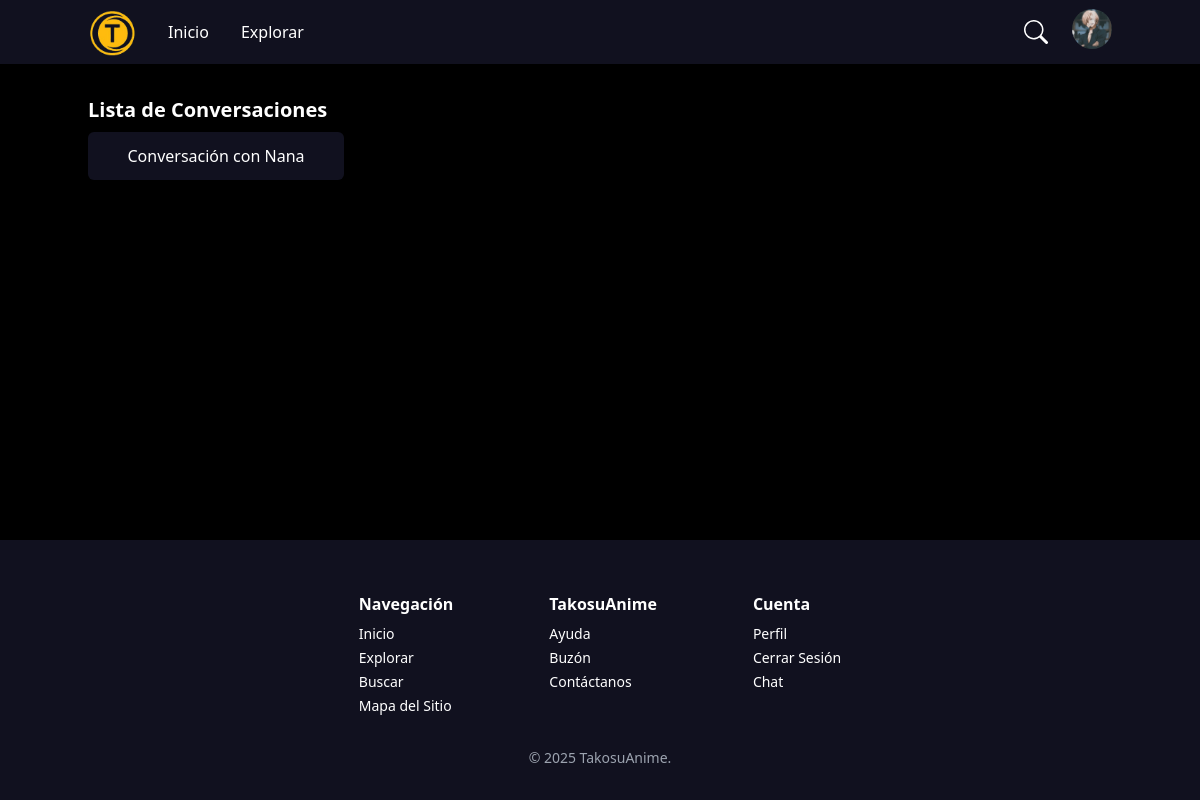
Page /conversations/ (signed in) on the committed database.
### main/models.py (models this page shows, shortened)
class User(AbstractUser):
    icon = models.ImageField(upload_to=user_icon, default="users/default.png", blank=True)
    favorite_animes = models.ManyToManyField('Anime', related_name='favorited_by', blank=True)

class Conversation(models.Model):
    user = models.ForeignKey(User, on_delete=models.CASCADE, related_name='conversations')

### main/views.py (the view)
# urls.py: path('conversations/', ConversationList.as_view(), name='conversation_list'),
class ConversationList(LoginRequiredMixin, ListView):
    model = Conversation
    template_name = 'conversation_list.html'
    context_object_name = 'conversations'
    def get_queryset(self):
        user = self.request.user
        if user.is_superuser:
            return Conversation.objects.all()
        else:
            return Conversation.objects.filter(user=user)

### main/templates/conversation_list.html (shortened to what this page needs)
{% extends "base.html" %}
{% block content %}
    <h1 class="text-white text-xl font-bold">Lista de Conversaciones</h1>
    <ul>
    {% for conversation in conversations %}
        <li class="py-2">
            <a href="{% url 'conversation_detail' conversation.pk %}" class="text-white py-3 px-8 text-center [background-color:#11111F] rounded-md block h-12 w-1/4">
                Conversación con {{ conversation.user.username }}
            </a>
        </li>
    {% empty %}
        <li class="text-white">No hay conversaciones.</li>
    {% endfor %}
    </ul>
{% endblock %}

### main/templates/base.html (shortened to what this page needs)
<!DOCTYPE html>
<html lang="en">
<head>
    {% load static %}
    <script src="https://cdn.tailwindcss.com"></script>
    <link rel="stylesheet" href="{% static 'css/style.css' %}">
</head>
<body  class="bg-black min-h-screen flex flex-col">
    <header style="background-color: #11111F;" class="text-white py-2 h-16">
        <div class="container mx-auto flex justify-between items-center">
            <div class="flex items-center space-x-8">
                <div class="flex items-end space-x-2">
                    <img src="{% static 'images/logo.png' %}" alt="TakosuAnime" class="h-12">
                </div>
                <a href="{% url 'anime_list' %}" class="text-white hover:text-yellow-400">Inicio</a>
                <div class="relative">
                    <a href="#">Explorar</a>
                </div>
            </div>
            <div class="flex items-center space-x-4">
                <div class="flex items-center relative">
                    <a href="{% url 'search' %}" class="text-white h-10 w-10 flex items-center justify-center  hover:text-yellow-400">
                        <svg xmlns="http://www.w3.org/2000/svg" width="24" height="24" fill="currentColor" class="bi bi-search" viewBox="0 0 16 16">
                            <path d="M11.742 10.344a6.5 6.5 0 1 0-1.397 1.398h-.001q.044.06.098.115l3.85 3.85a1 1 0 0 0 1.415-1.414l-3.85-3.85a1 1 0 0 0-.115-.1zM12 6.5a5.5 5.5 0 1 1-11 0 5.5 5.5 0 0 1 11 0"/>
                        </svg>
                    </a>
                </div>
                <div class="relative">
                    {% if request.user.is_authenticated %}
                        <button id="profileMenuButton" class="inline-block focus:outline-none">
                            <img src="{{ user.icon.url }}" alt="{{ user.username }}" class="w-10 h-10 rounded-full object-cover" />
                        </button>
                    {% else %}
                        <a href="{% url 'login' %}" class="text-white py-2 px-4 rounded-md hover:text-yellow-500">Iniciar Sesión</a>
                        |
                        <a href="{% url 'signup' %}" class="text-white py-2 px-4 rounded-md hover:text-yellow-500">Registrarse</a>
                    {% endif %}
                </div>
            </div>
        </div>
    </header>
    <main class="container mx-auto py-8 flex-grow">
        {% block content %}
        {% endblock %}
    </main>
    <footer style="background-color: #11111F;" class="text-white py-8">
        <div class="container mx-auto flex flex-col md:flex-row md:gap-x-20 justify-center items-start text-sm pt-5">
            <div class="px-2">
                <span class="font-semibold text-base">Navegación</span>
                <div class="flex flex-col space-y-1 pt-2">
                    <a href="{% url 'anime_list' %}">Inicio</a>
                    <a href="{% url 'anime_list' %}">Explorar</a>
                    <a href="{%  url 'search' %}">Buscar</a>
                    <a href="{% url 'sitemap' %}">Mapa del Sitio</a>
                </div>
            </div>
            <div class="px-2">
                <span class="font-semibold text-base">TakosuAnime</span>
                <div class="flex flex-col pt-2 space-y-1">
                    <a href="{% url 'help' %}">Ayuda</a>
                    <a href="{% url 'suggestion' %}">Buzón</a>
                    <a href="{% url 'contact' %}">Contáctanos</a>
                </div>
            </div>
            <div class="px-2">
                <span class="font-semibold text-base">Cuenta</span>
                <div class="flex flex-col pt-2 space-y-1">
                {% if request.user.is_authenticated %}
                    <a href="{% url 'profile' user.id %}">Perfil</a>
                    <form action="{% url 'logout' %}" method="post" class="block">
                        <button type="submit" class="hover:[color:#FFBC0E]">
                            Cerrar Sesión
                        </button>
                    </form>
                {% else %}
                    <a href="{% url 'login' %}">Iniciar Sesión</a>
                    <a href="{% url 'signup' %}">Registrarse</a>
                {% endif%}
                    <a href="{% url 'home_redirect' %}">Chat</a>
                </div>
            </div>
        </div>
        <div class="text-sm text-gray-400 text-center pt-8" >
            © 2025 TakosuAnime.
        </div>
    </footer>
</body>
</html>

### static/css/style.css (style rules this page uses)
a { color: white ; }

### rows in the picture
User: icon (picture)
Conversation: user.username "Nana"
